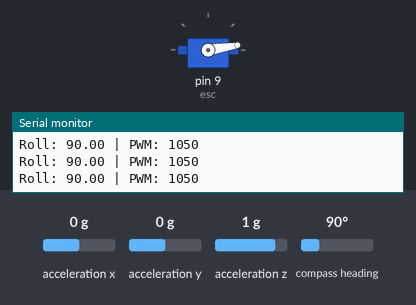
The sketch below on a simulated Arduino Nano, built with avr-gcc and run on an emulated ATmega328P. Shown: servo, the last lines printed to the serial monitor. The inputs (shaded band) are chosen by the test bench; at power-on: compass heading 90°, acceleration x 0 g, acceleration y 0 g, acceleration z 1 g.

Above: at 3.2 s.
3.3 s: compass heading set to 174°
At 3.7 s:
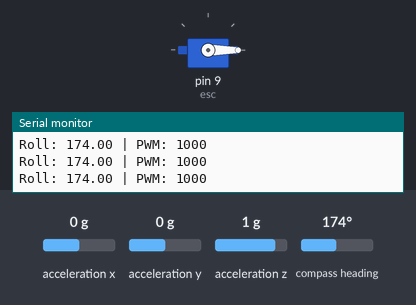
4.8 s: compass heading set to 185°
At 5.4 s:
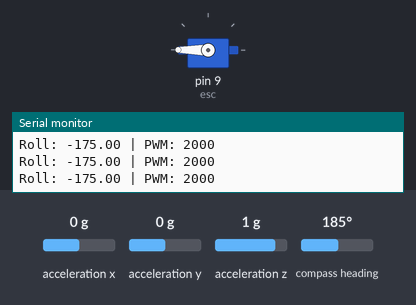
6.3 s: compass heading set to 269°
At 7.3 s:
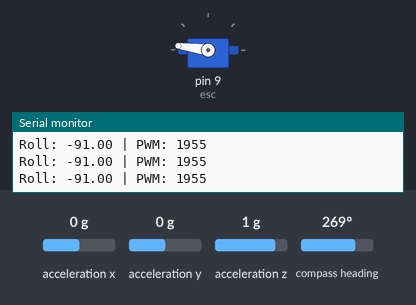
7.8 s: compass heading set to 180°
At 8.9 s:
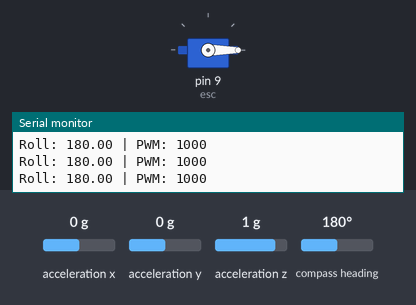
Timing chart, 0 to 10.8 s (numbered marks = the images above; inputs shaded):
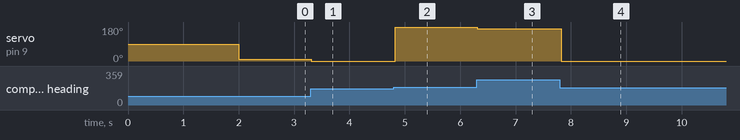

Measured:
- the behaviour switches between 180 and 181° on compass heading (found by bisection; images 1 and 2)
- after the input at 3.3 s, servo on pin 9 (esc): 9° → 0° at once
- after the input at 4.8 s, servo on pin 9 (esc): 0° → 180° at once
- after the input at 6.3 s, servo on pin 9 (esc): 180° → 172° at once
- after the input at 7.8 s, servo on pin 9 (esc): 172° → 0° at once

The sketch:

nano-gyroscope.ino
```cpp
#include <Wire.h>
#include <Servo.h>
#include <Adafruit_BNO055.h>
#include <Adafruit_Sensor.h>


// === Nesneler ===
Adafruit_BNO055 bno = Adafruit_BNO055(55);
Servo esc;


// === Ayarlar ===
float setpoint = 0;       // Başlangıçta hedef roll açısı (düz konum)
float roll_angle = 0;
int pwm = 1500;


void setup() {
  Serial.begin(9600);
  Wire.begin();


  if (!bno.begin()) {
    Serial.println("BNO055 bulunamadı!");
    while (1);
  }


  bno.setExtCrystalUse(true);


  esc.attach(9, 1000, 2000);      // ESC sinyal pini
  esc.writeMicroseconds(1500);    // motoru durdur
  delay(2000);                    // ESC arming süresi
}


void loop() {
  // Roll açısını al (x ekseni)
  sensors_event_t orientation;
  bno.getEvent(&orientation, Adafruit_BNO055::VECTOR_EULER);
  roll_angle = orientation.orientation.x;


  // Açıyı -180 ile +180 arasına düzelt
  if (roll_angle > 180) roll_angle -= 360;
  if (roll_angle < -180) roll_angle += 360;


  // Hata = setpoint - mevcut açı
  float error = setpoint - roll_angle;


  // Basit orantılı kontrol: PWM farkı = K * hata
  float K = 5.0;  // bu değeri sistemine göre ayarla
  int correction = K * error;


  // ESC PWM sinyali oluştur
  pwm = 1500 + correction;
  pwm = constrain(pwm, 1000, 2000);
  esc.writeMicroseconds(pwm);


  // Seri monitör
  Serial.print("Roll: ");
  Serial.print(roll_angle);
  Serial.print(" | PWM: ");
  Serial.println(pwm);


  delay(20);  // ~50Hz kontrol döngüsü
}
```
